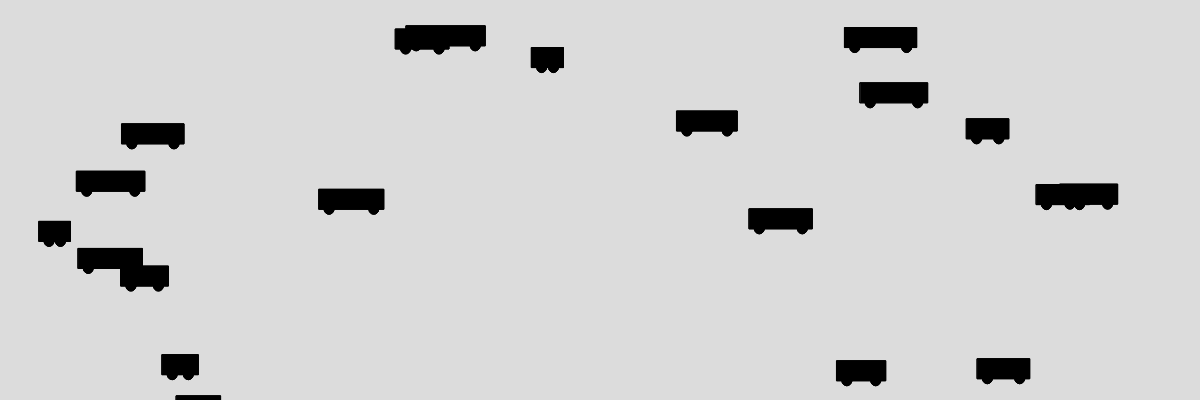
Frame 1 (no input)
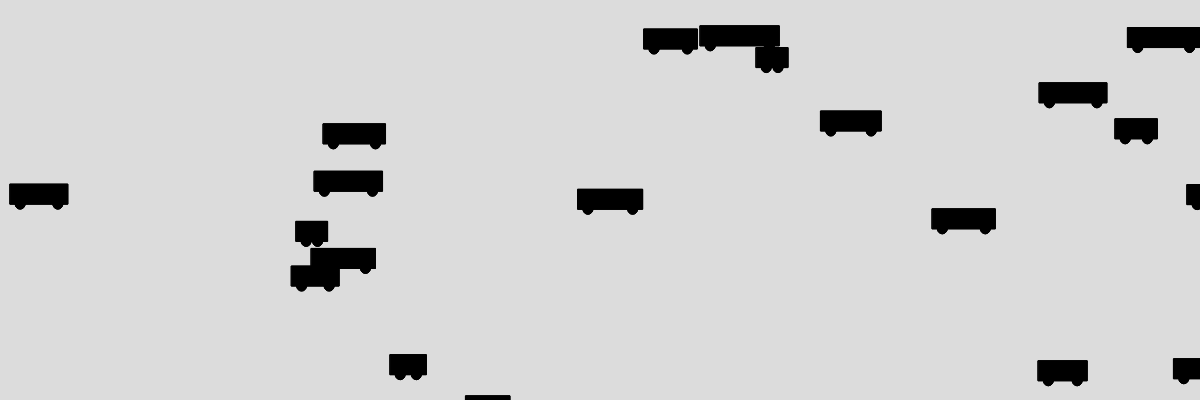
Frame 60 (no input)
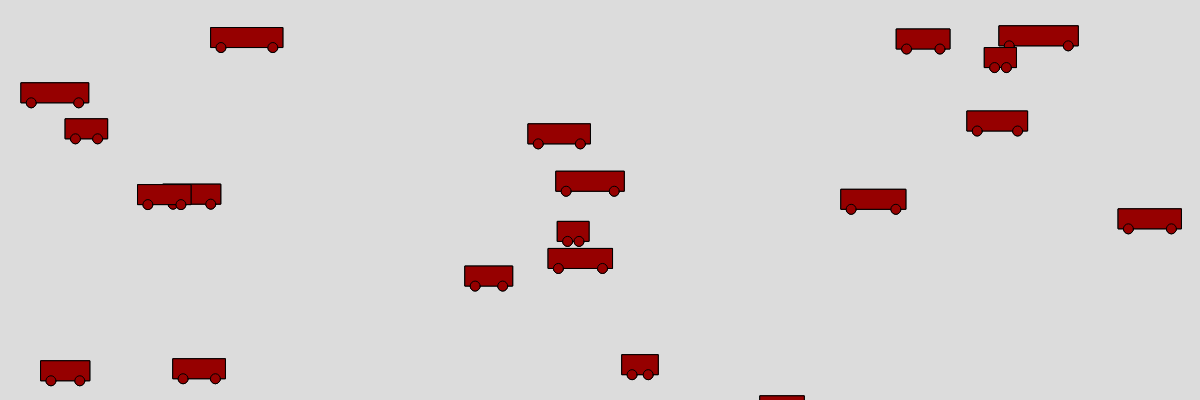
Frame 120 (the mouse pressed at the canvas centre since frame 60)

The p5.js sketch that drew these frames (run headless with seeded random() and noise() and a simulated clock; from frame 60 on, the mouse is pressed at the canvas centre):

// p5.js sketch
// ── sketch.js
let myCar;
let myCar1;
let cars = [];
let noCars = 20;

function setup() {
  createCanvas(innerWidth, 400);
  // creating an object from "Car" blueprint/class, storing in "myCar" variable
  // myCar = new Car(20,300,100,20); 
  // myCar1 = new Car(300,300,40,2); 

  for (let i = 0; i < noCars; i += 1) {
    let tempCar = new Car(random(0, width),random(0, height), random(30,80),random(2,5));
    cars.push(tempCar);
    // cars[i] = tempCar
  }

}

function draw() {
  background(220);
  for(let i=0;i<cars.length;i++) {
    cars[i].move();
    cars[i].show();
    cars[i].show(mouseX/4);
  }
  // myCar.move();
  // myCar.show();
  // myCar1.move();
  // myCar1.show();
}
// ── car.js
// this is only a blueprint!! This object does not exist

class Car {
  constructor(x,y,size,speed) {
    this.x = x;
    this.y = y;
    this.size = size;
    this.speed = speed;
  }

  show(redColour) {
    fill(redColour,0,0);
    rect(this.x, this.y, this.size, 20);
    ellipse(this.x+10,this.y+20,10);
    ellipse(this.x+this.size-10,this.y+20,10);
  }

  move() {
    this.x = this.x+this.speed;
    if(this.x>width) {
      this.x = 0;
    }
  }

  grow(){
    if(this.size<200){
      this.x = 0;


    }
    
  }
}
